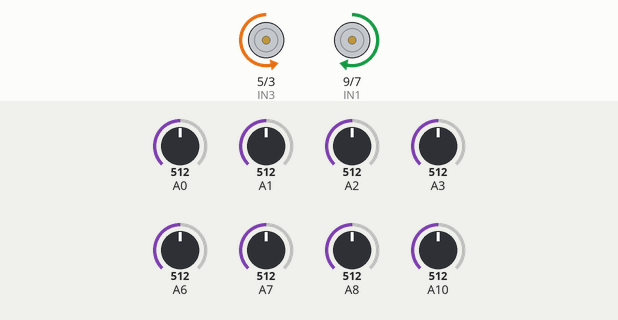
A sketch run on a simulated Arduino Mega 2560, built with avr-gcc and run on an emulated ATmega2560. Shown: motor-driver pin pairs drawn as motors (green arrow = first pin HIGH = forward, orange = second pin HIGH = backward, longer = more drive). The inputs (shaded band) are chosen by the test bench; at power-on: A0 = 512, A1 = 512, A6 = 512, A7 = 512, A3 = 512, A10 = 512, A2 = 512, A8 = 512.

Above: at 6.2 s.
6.3 s: A0 set to 716
At 7.5 s:
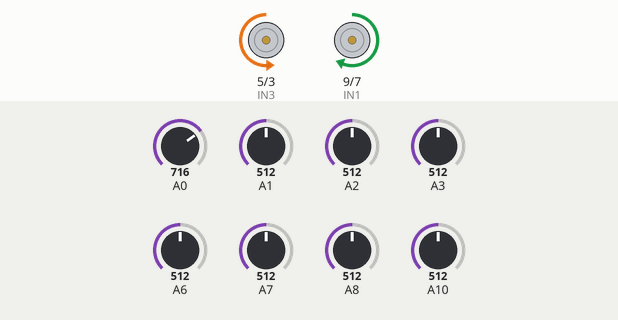
7.8 s: A1 set to 716
At 8.7 s:
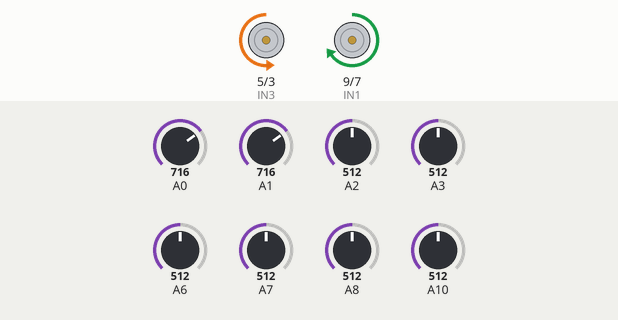
9.3 s: A6 set to 716
At 9.8 s:
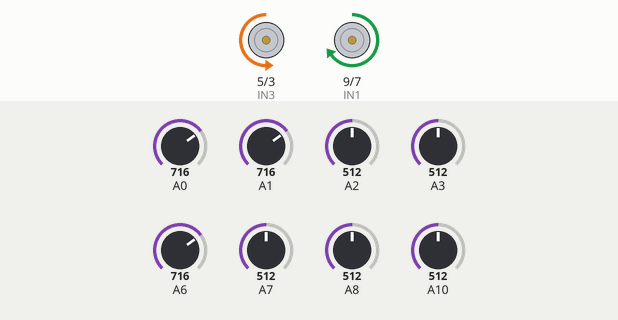
10.8 s: A7 set to 716
At 12.0 s:
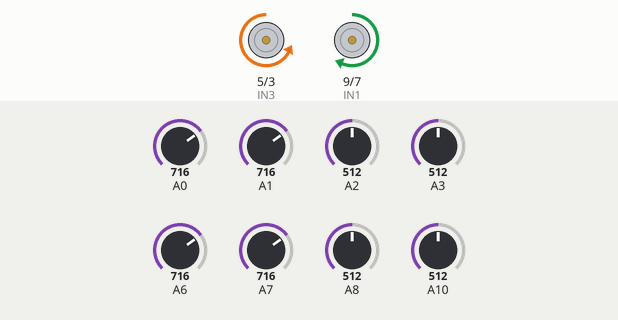
12.3 s: A3 set to 716
At 13.3 s:
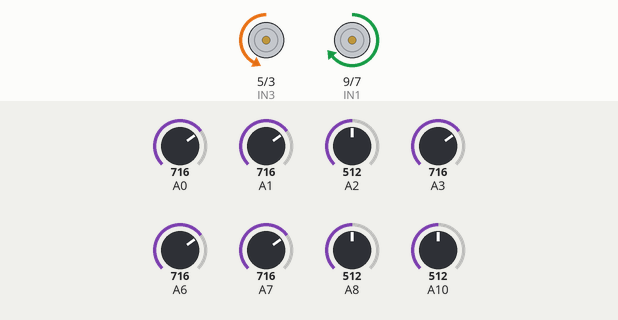
13.8 s: A10 set to 716
At 14.4 s:
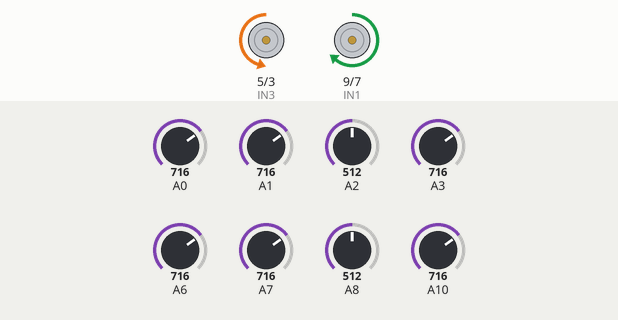
Timing chart, 0 to 16.3 s (numbered marks = the images above; inputs shaded):
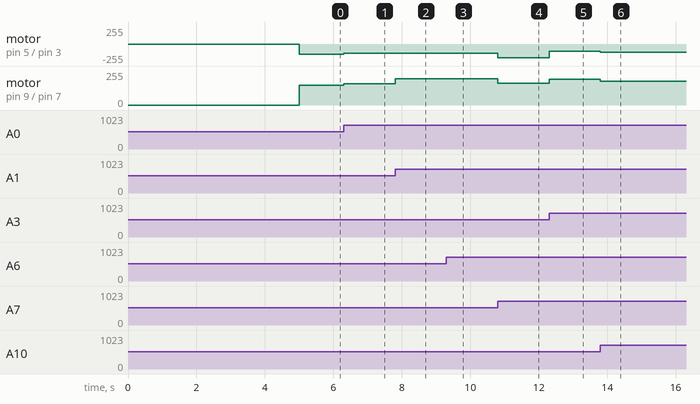

The sketch:

yapira.ino
```cpp
const int IN1 = 9;
const int IN2 = 7;
const int IN3 = 5; //atençao: NÃO TEM PWM NESSE PINO. se for dar ré, tem que ser full speed.
const int IN4 = 3;

long ultimo_valor=0;
int ultimo_erro = 0;
int sensores[8];
char buffer[20]; //pra debug da leitura dos sensores.


#define Kp 0.4 //provavelmente vai ter que mudar isso conforme aumentar a velocidade do robo
#define Kd 5

#define velocidade_max 250    //definindo uma velocidade limite pro robo
#define velocidade_base 150   //definindo uma velocidade inicial
#define N_SENSORES 8          //numero de sensores

/*
 *        Roda --------------- Roda
 *        (IN4)                (IN1)    --IN3 e IN2 é a rotação inversa de IN4 e IN1 respectivamente
 *
 * Sensores:7, 6, 5, 4, 3, 2, 1, 0
 *
 */


void leitura_sensores(int *sensores){//funcao que le os sensores
  sensores[0]=analogRead(A3);
  sensores[1]=analogRead(A2);
  sensores[2]=analogRead(A1);
  sensores[3]=analogRead(A0);
  sensores[4]=analogRead(A10);
  sensores[5]=analogRead(A6);
  sensores[6]=analogRead(A7);
  sensores[7]=analogRead(A8);
}


/*
  Retorna uma posição estimada do robo em relação a linha.
  A estimação é calculada usando uma média ponderada dos
  indices dos sensores multiplicada por 1000, o valor de
  retorno 0 indica que a linha esta abaixo do sensor 0, o
  retorno de 1000 indica que esta abaixo do sensor 1, etc.
  Se a linha estiver entre sensores, a fórmula é:

  0*valor0 + 1000*valor1 + 2000*valor2 + ... + n*1000*valorn
  ----------------------------------------------------------
             valor0 + valor1 + valor2 + ... + valorn

*/

int posicao(int *sensores,int linha_branca){ //adaptei essa função de uma função presente numa biblioteca QRT SENSORS.
                                             //o argumento linha_branca deve ser 1 se a linha for branca e 0 se for preta em uma superficie branca.
  unsigned char na_linha=0;
  unsigned long media;
  unsigned int soma,valor;

  leitura_sensores(sensores);
  media=0.0;
  soma=0;

  for(int i=0;i<N_SENSORES;i++){
    valor = sensores[i];
    if(valor>1000)
      valor = 1000;
    if(linha_branca)
      valor = 1000-valor;

    //Saber se o robo ve a linha
    if(valor > 350)
      na_linha=1;

    //so calcular a media de alguns valores que passam um certo valor
    if(valor > 200){
      media += (long)(valor)*(i*1000);
      soma += valor;
    }

}

if(!na_linha){//se a ultima leitura foi para a esquerda do sensor retornar 0
  if(ultimo_valor < (N_SENSORES-1)*500)
    return 0;
  else //se foi para a direita, retornar o maximo
    return (N_SENSORES-1)*1000;
}
ultimo_valor=media/soma;
return ultimo_valor;

}


void teste_sensores(int *sensores){
  leitura_sensores(sensores);
  for(int i=0;i<8;i++){
    sprintf(buffer, "Sensor %d = %d     ",i,sensores[i]);//serial print não pode imprimir uma string, então taco tudo as coisa que quero imprimir num buffer.
    Serial.print(buffer);}
    sprintf(buffer, "\t");
    Serial.println(buffer);
//   delay(200);//delay de 0.2 segundos
}


int debug_posicao(int *sensores,int linha_branca){ //igual a funcao de posicao, mas imprime no monitor serial quando calcula a media

  unsigned char na_linha=0;
  unsigned long media;
  unsigned int soma,valor;

  leitura_sensores(sensores);
  media=0.0;
  soma=0;

  for(int i=0;i<N_SENSORES;i++){
    valor = sensores[i];
    if(valor>1000)
      valor = 1000;
    if(linha_branca)
      valor = 1000-valor;

    //Saber se o robo ve a linha
    if(valor > 350)
      na_linha=1;

    //so calcular a media de alguns valores que passam um certo valor
    if(valor > 200){
      sprintf(buffer,"(media)_%ld += %ld * %d\t(soma)_%d += %d",media,(long)valor, i*1000, soma, valor);
      Serial.println(buffer);
      media += (long)(valor)*(i*1000);
      soma += valor;
    }

}

if(!na_linha){//se a ultima leitura foi para a esquerda do sensor retornar 0
  if(ultimo_valor < (N_SENSORES-1)*500)
    return 0;
  else //se foi para a direita, retornar o maximo
    return (N_SENSORES-1)*1000;
}
ultimo_valor=media/soma;
return ultimo_valor;

}

void debug(int *sensores){  //funcao para checar a leitura dos sensores e a velocidade aplicada nos motores.
  for(;;){
//  delay(200);
  int pos = debug_posicao(sensores,1);
  sprintf(buffer, "Ultimo_Valor = %d\t",ultimo_valor);
  Serial.println(buffer);
  teste_sensores(sensores);
  int erro = pos - 3500;
//  int velocidade_motor = Kp * erro; //Sem o Kd
  int velocidade_motor = Kp * erro + Kd * (erro - ultimo_erro);
  ultimo_erro = erro;
  int vel_motor_direito = velocidade_base - velocidade_motor;
  int vel_motor_esquerdo= velocidade_base + velocidade_motor;
  if(vel_motor_direito > velocidade_max) vel_motor_direito = velocidade_max; // para evitar valores de velocidade mt altos.
  if(vel_motor_esquerdo> velocidade_max) vel_motor_esquerdo= velocidade_max; // para evitar valores de velocidade mt altos.
  if(vel_motor_direito < 0) vel_motor_direito =0; //manter a velocidade positiva.
  if(vel_motor_esquerdo< 0) vel_motor_esquerdo=0; //manter a velocidade positiva.

  sprintf(buffer, "Vel_motor_esquerdo = %d               ",vel_motor_esquerdo);
  Serial.println(buffer);
  sprintf(buffer, "Vel_motor_direito = %d \t", vel_motor_direito);
  Serial.println(buffer);
  }

}

void setup() {

  pinMode(IN1, OUTPUT);
  pinMode(IN2, OUTPUT);
  pinMode(IN3, OUTPUT);
  pinMode(IN4, OUTPUT);

  digitalWrite(IN1, LOW);
  digitalWrite(IN2, LOW);
  digitalWrite(IN3, LOW);
  digitalWrite(IN4, LOW);

  Serial.begin(9600);
  delay(5000);
}
void loop() {

  //debug(sensores); //para checar a leitura dos sensores e velocidade nos motores

//PID
//teste_sensores(sensores);

  int pos = posicao(sensores,1);//essa funcao posicao retorna uma "media ponderada" da leitura dos sensores
//  Serial.println(pos);
//  teste_sensores(sensores);
  //delay(400);
  int erro = pos - 3500;
  //Serial.println(erro);
//  int velocidade_motor = Kp * erro * Kd * (erro - ultimo_erro);
  int velocidade_motor = Kp * erro + Kd * (erro - ultimo_erro);
//  int velocidade_motor = Kp * erro;
//  sprintf(buffer, "Erro = %d      Velocidade_motor = %d \t",erro,velocidade_motor);
//  Serial.println(buffer);

  //Serial.println(velocidade_motor);
  ultimo_erro = erro;
  int vel_motor_direito = velocidade_base - velocidade_motor;
  int vel_motor_esquerdo= velocidade_base + velocidade_motor;


  if(vel_motor_direito > velocidade_max) vel_motor_direito = velocidade_max; // para evitar valores de velocidade mt altos.
  if(vel_motor_esquerdo> velocidade_max) vel_motor_esquerdo= velocidade_max; // para evitar valores de velocidade mt altos.
  if(vel_motor_direito < 0) vel_motor_direito =0; //manter a velocidade positiva.
  if(vel_motor_esquerdo< 0) vel_motor_esquerdo=0; //manter a velocidade positiva.

//  sprintf(buffer, "Vel_motor_esquerdo= %d \t",vel_motor_esquerdo);
//  Serial.println(buffer);
//  sprintf(buffer, "Vel_motor_direito = %d \t----------------------------------------------------------------------\t",vel_motor_direito);
//  Serial.println(buffer);


  analogWrite(IN1,vel_motor_esquerdo);
  analogWrite(IN4,vel_motor_direito);


}
```

Measured:
- after the input at 6.3 s, motor on pin 5 (IN3) / pin 3 (IN4): backward 150/255 → backward 140/255 at once; motor on pin 9 (IN1) / pin 7 (IN2): forward 150/255 → forward 160/255 at once
- after the input at 7.8 s, motor on pin 9 (IN1) / pin 7 (IN2): forward 160/255 → forward 196/255 at once
- after the input at 9.3 s, motor on pin 5 (IN3) / pin 3 (IN4): backward 140/255 → backward 138/255 at once
- after the input at 10.8 s, motor on pin 5 (IN3) / pin 3 (IN4): backward 138/255 → backward 203/255 at once; motor on pin 9 (IN1) / pin 7 (IN2): forward 196/255 → forward 162/255 at once
- after the input at 12.3 s, motor on pin 5 (IN3) / pin 3 (IN4): backward 203/255 → backward 108/255 at once; motor on pin 9 (IN1) / pin 7 (IN2): forward 162/255 → forward 192/255 at once
- after the input at 13.8 s, motor on pin 5 (IN3) / pin 3 (IN4): backward 108/255 → backward 120/255 at once; motor on pin 9 (IN1) / pin 7 (IN2): forward 192/255 → forward 180/255 at once
